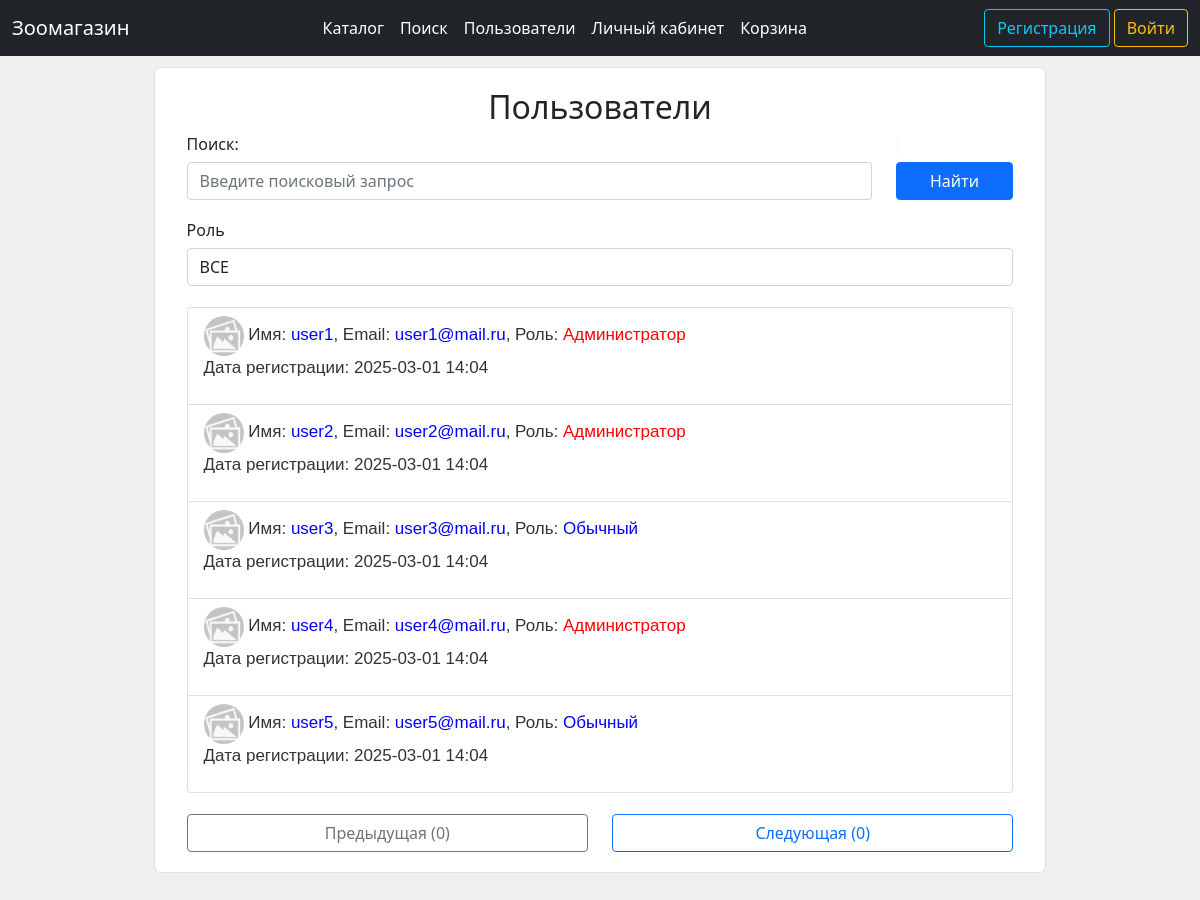
The page /search_users on the database its author committed.
### data/user.py (models this page shows, shortened)
class User(SqlAlchemyBase, UserMixin, SerializerMixin):
    __tablename__ = 'users'
    id = sqlalchemy.Column(
        sqlalchemy.Integer, autoincrement=True,
        primary_key=True, nullable=False)
    name = sqlalchemy.Column(sqlalchemy.String, nullable=False)
    email = sqlalchemy.Column(
        sqlalchemy.String, index=True, unique=True, nullable=True)
    hashed_password = sqlalchemy.Column(
        sqlalchemy.String, nullable=False)
    role_id = sqlalchemy.Column(
        sqlalchemy.Integer, sqlalchemy.ForeignKey('roles.id'), default=2)
    balance = sqlalchemy.Column(sqlalchemy.Integer, default=0)
    about = sqlalchemy.Column(sqlalchemy.String, default="Это описание профиля пользователя. Здесь можно указать интересы и другую информацию.")
    profile_img_path = sqlalchemy.Column(sqlalchemy.String, default=os.path.join('static', 'imgs', 'noimg.jpg'))
    time = sqlalchemy.Column(sqlalchemy.DateTime, default=datetime.now)
    role = orm.relation('Role')

### main.py (the view)
@app.route("/search_users", methods=['GET', 'POST'])
def search_users():
    form = UserSearchForm()
    session = db_session.create_session()
    search_request = str(form.search.data).lower() if form.search.data else ''
    if form.role.data and int(form.role.data):
        users = session.query(User).filter(User.role_id == int(form.role.data))
    else:
        users = session.query(User).all()
    filtered_users = [
        user for user in users
        if search_request in user.email.lower() or search_request in user.name.lower()
    ]
    return render_template('user_search.html', form=form,
                           users=filtered_users)

### forms/usersearchform.py
class UserSearchForm(FlaskForm):
    search = StringField('Поиск:')
    role = SelectField('Роль', choices=choices)
    submit = SubmitField('Найти')

### data/db_session.py (called while the page is built)
def create_session() -> Session:
    global __factory
    return __factory()

### templates/user_search.html (shortened to what this page needs)
{% extends "base.html" %}
{% block content %}
<div style="margin: 10%;margin-top: 1%;padding: 20px;font-size: 14px;background-color: #fff;border: 1px solid #e0e0e0;border-radius: 6px 6px 6px 6px;">
    <h2 style="text-align: center;">Пользователи</h2>
    <form action="" method="post">
        <div class="container">
            <div class="row">
                <div class="col">
                    <h6>{{ form.search.label }}</h6>
                    {{ form.search(class="form-control", placeholder="Введите поисковый запрос") }}
                </div>
                <div class="col-2">
                    <h6 style="color:#F7F8FA">j</h6>
                    {{ form.submit(type="submit", class="btn btn-primary", style="width: 100%;") }}
                </div>
            </div><br>
            <div class="row">
                <div class="col">
                    <h6>{{ form.role.label }}</h6>
                    {{ form.role(class="form-control") }}<br>
                </div>
            </div>
            <div class="row">
                <div class="col">
                    <div class="list-group">
                        {% for user in users %}
                        <a href="/profile/{{ user.id }}" class="list-group-item list-group-item-action">
                            <div style="font-size: 17px;line-height: 24px;font-weight: 400;font-family: Helvetica,Arial,sans-serif;color: #333;word-break: break-word;">
                                <img src="/{{ user.profile_img_path }}" width="40" height="40" style="border-radius: 100px;" onerror="this.src='/static/imgs/noimg.jpg'; this.alt='noimg.jpg';">
                                {% if user.role_id == 1 %}
                                <span>Имя: <span style="color: blue">{{ user.name }}</span>, Email: <span style="color: blue">{{ user.email }}</span>, Роль: <span style="color: red">Администратор</span></span>
                                {% else %}
                                <span>Имя: <span style="color: blue">{{ user.name }}</span>, Email: <span style="color: blue">{{ user.email }}</span>, Роль: <span style="color: blue">Обычный</span></span>
                                {% endif %}
                                <p>Дата регистрации: {{ user.time.strftime("%Y-%m-%d %H:%M") }}</p>
                            </div>
                        </a>
                        {% endfor %}
                    </div>
                </div>
            </div><br>
            <div class="row">
                <div class="col">
                    <a class="btn btn-outline-secondary" href="/search_users" style="width:100%;">
                        Предыдущая (0)
                    </a>
                </div>
                <div class="col">
                    <a class="btn btn-outline-primary" href="/search_users" style="width:100%;">
                        Следующая (0)
                    </a>
                </div>
            </div>
        </div>
    </form>
</div>
{% endblock %}

### templates/base.html (style rules this page uses)
body { background-color: #f0f0f0; }

### rows shown on the page
User: name "user1", email "user1@mail.ru", time "2025-03-01 14:04"
User: name "user2", email "user2@mail.ru", time "2025-03-01 14:04"
User: name "user3", email "user3@mail.ru", time "2025-03-01 14:04"
User: name "user4", email "user4@mail.ru", time "2025-03-01 14:04"
User: name "user5", email "user5@mail.ru", time "2025-03-01 14:04"

### other values the page prints
{{ base_title }} "Зоомагазин"
